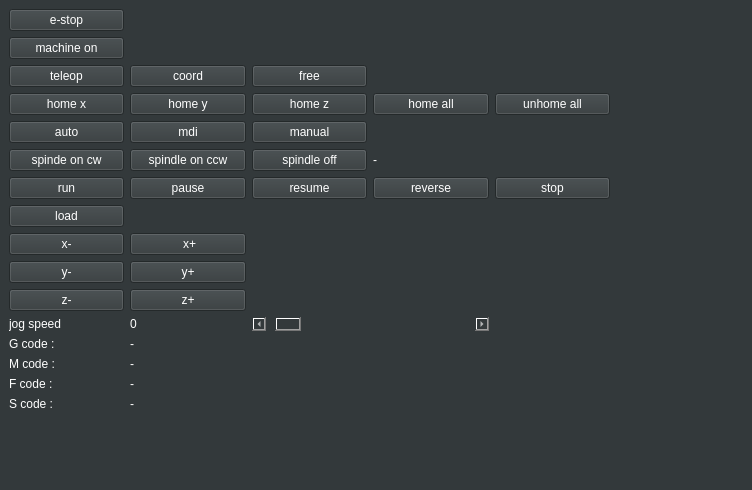
<?xml version="1.0" encoding="UTF-8"?>
<ui version="4.0">
 <class>MainWindow</class>
 <widget class="QMainWindow" name="MainWindow">
  <property name="geometry">
   <rect>
    <x>0</x>
    <y>0</y>
    <width>752</width>
    <height>490</height>
   </rect>
  </property>
  <property name="windowTitle">
   <string>nml c++ example</string>
  </property>
  <property name="styleSheet">
   <string notr="true">background-color: rgb(51, 57, 59);
color: rgb(255, 255, 255);
</string>
  </property>
  <widget class="QWidget" name="centralwidget">
   <widget class="QWidget" name="layoutWidget">
    <property name="geometry">
     <rect>
      <x>9</x>
      <y>9</y>
      <width>601</width>
      <height>458</height>
     </rect>
    </property>
    <layout class="QGridLayout" name="gridLayout">
     <item row="9" column="1">
      <widget class="QPushButton" name="pushButton_jog_y_plus">
       <property name="text">
        <string>y+</string>
       </property>
      </widget>
     </item>
     <item row="2" column="2">
      <widget class="QPushButton" name="pushButton_free">
       <property name="text">
        <string>free</string>
       </property>
      </widget>
     </item>
     <item row="9" column="0">
      <widget class="QPushButton" name="pushButton_jog_y_min">
       <property name="text">
        <string>y-</string>
       </property>
      </widget>
     </item>
     <item row="4" column="0">
      <widget class="QPushButton" name="pushButton_auto">
       <property name="text">
        <string>auto</string>
       </property>
      </widget>
     </item>
     <item row="15" column="0">
      <widget class="QLabel" name="label_3">
       <property name="text">
        <string>S code :</string>
       </property>
      </widget>
     </item>
     <item row="3" column="2">
      <widget class="QPushButton" name="pushButton_home_z">
       <property name="text">
        <string>home z</string>
       </property>
      </widget>
     </item>
     <item row="5" column="0">
      <widget class="QPushButton" name="pushButton_spindle_on_cw">
       <property name="text">
        <string>spinde on cw</string>
       </property>
      </widget>
     </item>
     <item row="5" column="2">
      <widget class="QPushButton" name="pushButton_spindle_off">
       <property name="text">
        <string>spindle off</string>
       </property>
      </widget>
     </item>
     <item row="6" column="2">
      <widget class="QPushButton" name="pushButton_resume">
       <property name="text">
        <string>resume</string>
       </property>
      </widget>
     </item>
     <item row="15" column="1" colspan="2">
      <widget class="QLabel" name="label_active_scodes">
       <property name="text">
        <string>-</string>
       </property>
      </widget>
     </item>
     <item row="6" column="3">
      <widget class="QPushButton" name="pushButton_reverse">
       <property name="text">
        <string>reverse</string>
       </property>
      </widget>
     </item>
     <item row="8" column="1">
      <widget class="QPushButton" name="pushButton_jog_x_plus">
       <property name="text">
        <string> x+</string>
       </property>
      </widget>
     </item>
     <item row="0" column="0">
      <widget class="QPushButton" name="pushButton_estop">
       <property name="styleSheet">
        <string notr="true">background-color: rgb(51, 57, 59);
color: rgb(255, 255, 255);
</string>
       </property>
       <property name="text">
        <string>e-stop</string>
       </property>
       <property name="checkable">
        <bool>true</bool>
       </property>
      </widget>
     </item>
     <item row="1" column="0">
      <widget class="QPushButton" name="pushButton_machine_on">
       <property name="text">
        <string>machine on</string>
       </property>
       <property name="checkable">
        <bool>true</bool>
       </property>
      </widget>
     </item>
     <item row="10" column="0">
      <widget class="QPushButton" name="pushButton_jog_z_min">
       <property name="text">
        <string>z-</string>
       </property>
      </widget>
     </item>
     <item row="13" column="0">
      <widget class="QLabel" name="label_2">
       <property name="text">
        <string>M code :</string>
       </property>
      </widget>
     </item>
     <item row="12" column="1" colspan="4">
      <widget class="QLabel" name="label_active_gcodes">
       <property name="text">
        <string>-</string>
       </property>
      </widget>
     </item>
     <item row="12" column="0">
      <widget class="QLabel" name="label">
       <property name="text">
        <string>G code :</string>
       </property>
      </widget>
     </item>
     <item row="8" column="0">
      <widget class="QPushButton" name="pushButton_jog_x_min">
       <property name="text">
        <string>x-</string>
       </property>
      </widget>
     </item>
     <item row="7" column="0">
      <widget class="QPushButton" name="pushButton_load">
       <property name="text">
        <string>load</string>
       </property>
      </widget>
     </item>
     <item row="2" column="1">
      <widget class="QPushButton" name="pushButton_coord">
       <property name="text">
        <string>coord</string>
       </property>
      </widget>
     </item>
     <item row="6" column="0">
      <widget class="QPushButton" name="pushButton_run">
       <property name="text">
        <string>run</string>
       </property>
      </widget>
     </item>
     <item row="3" column="1">
      <widget class="QPushButton" name="pushButton_home_y">
       <property name="text">
        <string>home y</string>
       </property>
      </widget>
     </item>
     <item row="13" column="1" colspan="2">
      <widget class="QLabel" name="label_active_mcodes">
       <property name="text">
        <string>-</string>
       </property>
      </widget>
     </item>
     <item row="16" column="0">
      <spacer name="verticalSpacer">
       <property name="orientation">
        <enum>Qt::Vertical</enum>
       </property>
       <property name="sizeHint" stdset="0">
        <size>
         <width>20</width>
         <height>40</height>
        </size>
       </property>
      </spacer>
     </item>
     <item row="3" column="0">
      <widget class="QPushButton" name="pushButton_home_x">
       <property name="text">
        <string>home x</string>
       </property>
      </widget>
     </item>
     <item row="4" column="2">
      <widget class="QPushButton" name="pushButton_manual">
       <property name="text">
        <string>manual</string>
       </property>
      </widget>
     </item>
     <item row="14" column="0">
      <widget class="QLabel" name="label_4">
       <property name="text">
        <string>F code :</string>
       </property>
      </widget>
     </item>
     <item row="5" column="1">
      <widget class="QPushButton" name="pushButton_spindle_on_ccw">
       <property name="text">
        <string>spindle on ccw</string>
       </property>
      </widget>
     </item>
     <item row="4" column="1">
      <widget class="QPushButton" name="pushButton_mdi">
       <property name="text">
        <string>mdi</string>
       </property>
      </widget>
     </item>
     <item row="2" column="0">
      <widget class="QPushButton" name="pushButton_teleop">
       <property name="text">
        <string>teleop</string>
       </property>
      </widget>
     </item>
     <item row="6" column="1">
      <widget class="QPushButton" name="pushButton_pause">
       <property name="text">
        <string>pause</string>
       </property>
      </widget>
     </item>
     <item row="14" column="1" colspan="2">
      <widget class="QLabel" name="label_active_fcodes">
       <property name="text">
        <string>-</string>
       </property>
      </widget>
     </item>
     <item row="10" column="1">
      <widget class="QPushButton" name="pushButton_jog_z_plus">
       <property name="text">
        <string>z+</string>
       </property>
      </widget>
     </item>
     <item row="6" column="4">
      <widget class="QPushButton" name="pushButton_stop">
       <property name="text">
        <string>stop</string>
       </property>
      </widget>
     </item>
     <item row="11" column="0">
      <widget class="QLabel" name="label_5">
       <property name="text">
        <string>jog speed</string>
       </property>
      </widget>
     </item>
     <item row="11" column="2" colspan="2">
      <widget class="QScrollBar" name="horizontalScrollBar_jog_speed">
       <property name="maximum">
        <number>2000</number>
       </property>
       <property name="value">
        <number>100</number>
       </property>
       <property name="orientation">
        <enum>Qt::Horizontal</enum>
       </property>
      </widget>
     </item>
     <item row="11" column="1">
      <widget class="QLabel" name="label_jog_speed">
       <property name="text">
        <string>0</string>
       </property>
      </widget>
     </item>
     <item row="5" column="3">
      <widget class="QLabel" name="label_mode">
       <property name="text">
        <string>-</string>
       </property>
      </widget>
     </item>
     <item row="3" column="3">
      <widget class="QPushButton" name="pushButton_home_all">
       <property name="text">
        <string>home all</string>
       </property>
      </widget>
     </item>
     <item row="3" column="4">
      <widget class="QPushButton" name="pushButton_unhome_all">
       <property name="text">
        <string>unhome all</string>
       </property>
      </widget>
     </item>
    </layout>
   </widget>
  </widget>
  <widget class="QMenuBar" name="menubar">
   <property name="geometry">
    <rect>
     <x>0</x>
     <y>0</y>
     <width>752</width>
     <height>22</height>
    </rect>
   </property>
  </widget>
  <widget class="QStatusBar" name="statusbar"/>
 </widget>
 <resources/>
 <connections/>
</ui>
